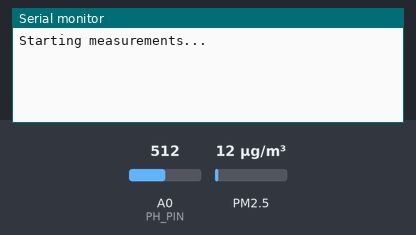
A sketch run on a simulated Arduino Uno, built with avr-gcc and run on an emulated ATmega328P. Shown: the last lines printed to the serial monitor. Wiring (inferred from the names in the program): dust sensor: data pin 8. The test bench sets the inputs (shaded band); at power-on: PM2.5 12 µg/m³, A0 (PH_PIN) = 512.

Above: at 1.2 s.
1.3 s: PM2.5 set to 6 µg/m³
At 3.8 s:
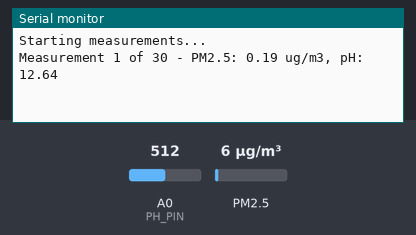
4.3 s: A0 (PH_PIN) set to 716
5.8 s: PM2.5 set to 75 µg/m³
At 7.1 s:
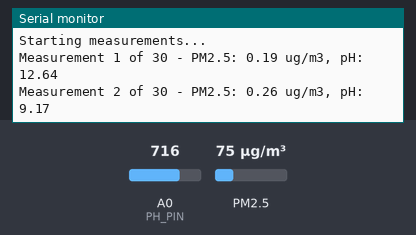

Measured:
- after the input at 1.3 s, the serial monitor: prints a new line after 2.0 s (image 1)
- after the input at 5.8 s, the serial monitor: prints a new line after 0.70 s (image 2)

The sketch:

ph_dust.ino
```cpp
// 먼지 센서 핀 정의
const int DUST_PIN = 8;
// pH 센서 핀 정의
const int PH_PIN = A0;

// 먼지 센서 변수
unsigned long duration;
unsigned long starttime;
unsigned long sampletime_ms = 3000;  // 3초 샘플링
unsigned long lowpulseoccupancy = 0;
float ratio = 0;
float concentration = 0;
float pm25_particles_per_liter = 0;

// 먼지 센서 평균 계산 변수
const int MEASURE_COUNT = 30;  // 30회 측정
int current_measure = 0;
float concentration_sum = 0;
float pm25_sum = 0;
float measurements[30];  // 개별 측정값 저장 배열

// pH 센서 변수
int buf[10], temp;
unsigned long int avgValue;
float phValue;

void setup() {
  Serial.begin(9600);
  pinMode(DUST_PIN, INPUT);
  starttime = millis();
  Serial.println("Starting measurements...");
}

// pH 값 읽기 함수
float readPH() {
  // 10번 측정하여 버퍼에 저장
  for(int i=0; i<10; i++) {
    buf[i] = analogRead(PH_PIN);
    delay(10);
  }
  // 버블 정렬
  for(int i=0; i<9; i++) {
    for(int j=i+1; j<10; j++) {
      if(buf[i] > buf[j]) {
        temp = buf[i];
        buf[i] = buf[j];
        buf[j] = temp;
      }
    }
  }
  // 평균값 계산 (중간 6개 값만 사용)
  avgValue = 0;
  for(int i=2; i<8; i++) {
    avgValue += buf[i];
  }
  float pHVol = (float)avgValue * 5.0 / 1024 / 6;
  float pH = -3.48 * pHVol + 21.34;
  return pH;
}

void loop() {
  // 먼지 센서 읽기
  duration = pulseIn(DUST_PIN, LOW);
  lowpulseoccupancy = lowpulseoccupancy + duration;

  if ((millis()-starttime) >= sampletime_ms) {
    // 먼지 농도 계산
    ratio = lowpulseoccupancy/(sampletime_ms*10.0);
    concentration = 1.1*pow(ratio,3)-3.8*pow(ratio,2)+520*ratio+0.62;
    pm25_particles_per_liter = concentration / 3531;

    // pH 측정
    float currentPH = readPH();

    // 현재 측정값 저장 및 출력
    measurements[current_measure] = pm25_particles_per_liter;
    concentration_sum += concentration;
    pm25_sum += pm25_particles_per_liter;

    Serial.print("Measurement ");
    Serial.print(current_measure + 1);
    Serial.print(" of 30 - PM2.5: ");
    Serial.print(pm25_particles_per_liter);
    Serial.print(" ug/m3, pH: ");
    Serial.println(currentPH);

    current_measure++;

    // 30회 측정 완료시
    if (current_measure >= MEASURE_COUNT) {
      float avg_concentration = concentration_sum / MEASURE_COUNT;
      float avg_pm25 = pm25_sum / MEASURE_COUNT;

      Serial.println("\n=== Measurement Complete ===");
      Serial.print("Average concentration = ");
      Serial.print(avg_concentration);
      Serial.println(" pcs/0.01cf");
      Serial.print("Average PM2.5 = ");
      Serial.print(avg_pm25);
      Serial.println(" ug/m3");

      Serial.println("\nAll PM2.5 measurements:");
      for(int i = 0; i < MEASURE_COUNT; i++) {
        Serial.print(i + 1);
        Serial.print(": ");
        Serial.print(measurements[i]);
        Serial.println(" ug/m3");
      }

      // 변수 초기화
      current_measure = 0;
      concentration_sum = 0;
      pm25_sum = 0;
      Serial.println("\nStarting new measurement cycle...\n");
    }

    // 다음 측정을 위한 초기화
    lowpulseoccupancy = 0;
    starttime = millis();
  }
}
```
